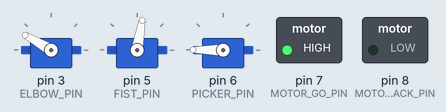
Simulated run of this sketch. Board: Arduino Uno, built with avr-gcc and run on an emulated ATmega328P. On the bench: 3 × servo, switched loads named in the sketch (green lamp = pin HIGH).

Above: at 0.1 s.
Timing chart, 0 to 1.6 s (numbered marks = the images above):
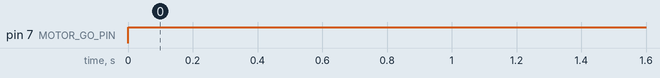

The sketch:

arm_distance.ino
```cpp
 #include <Servo.h>

#define ELBOW_PIN 3
#define FIST_PIN 5
#define PICKER_PIN 6
#define MOTOR_GO_PIN 7
#define MOTOR_BACK_PIN 8

const int ELBOW_START = 150;
const int FIST_START = 80;
const int PICKER_START = 180;

Servo elbow;
Servo fist;
Servo picker;

void motorSetup() {
  digitalWrite(MOTOR_GO_PIN, LOW);
  digitalWrite(MOTOR_BACK_PIN, LOW);
}

void pickerSetup() {
  elbow.write(ELBOW_START);
  fist.write(FIST_START);
  picker.write(PICKER_START);
}

void setup() {
  Serial.begin(9600);

  elbow.attach(ELBOW_PIN);
  fist.attach(FIST_PIN);
  picker.attach(PICKER_PIN);
  pinMode(MOTOR_GO_PIN, OUTPUT);
  pinMode(MOTOR_BACK_PIN, OUTPUT);

  motorSetup();
  pickerSetup();
}

void loop() {
  digitalWrite(MOTOR_GO_PIN, HIGH);
  digitalWrite(MOTOR_BACK_PIN, LOW);
}
```

Measured:
- by itself, pin 7 (MOTOR_GO_PIN): LOW → HIGH at 0.00 s
